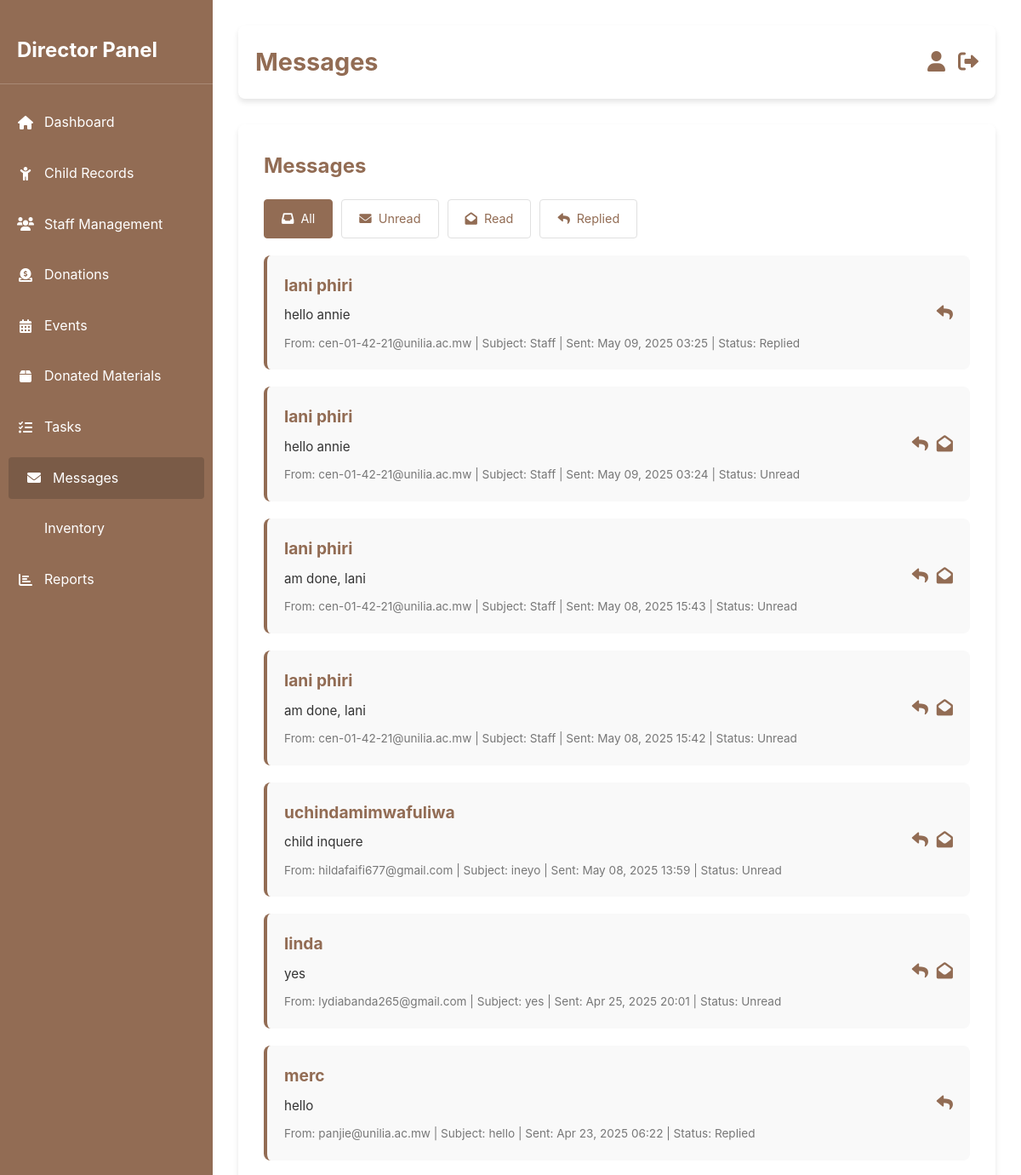
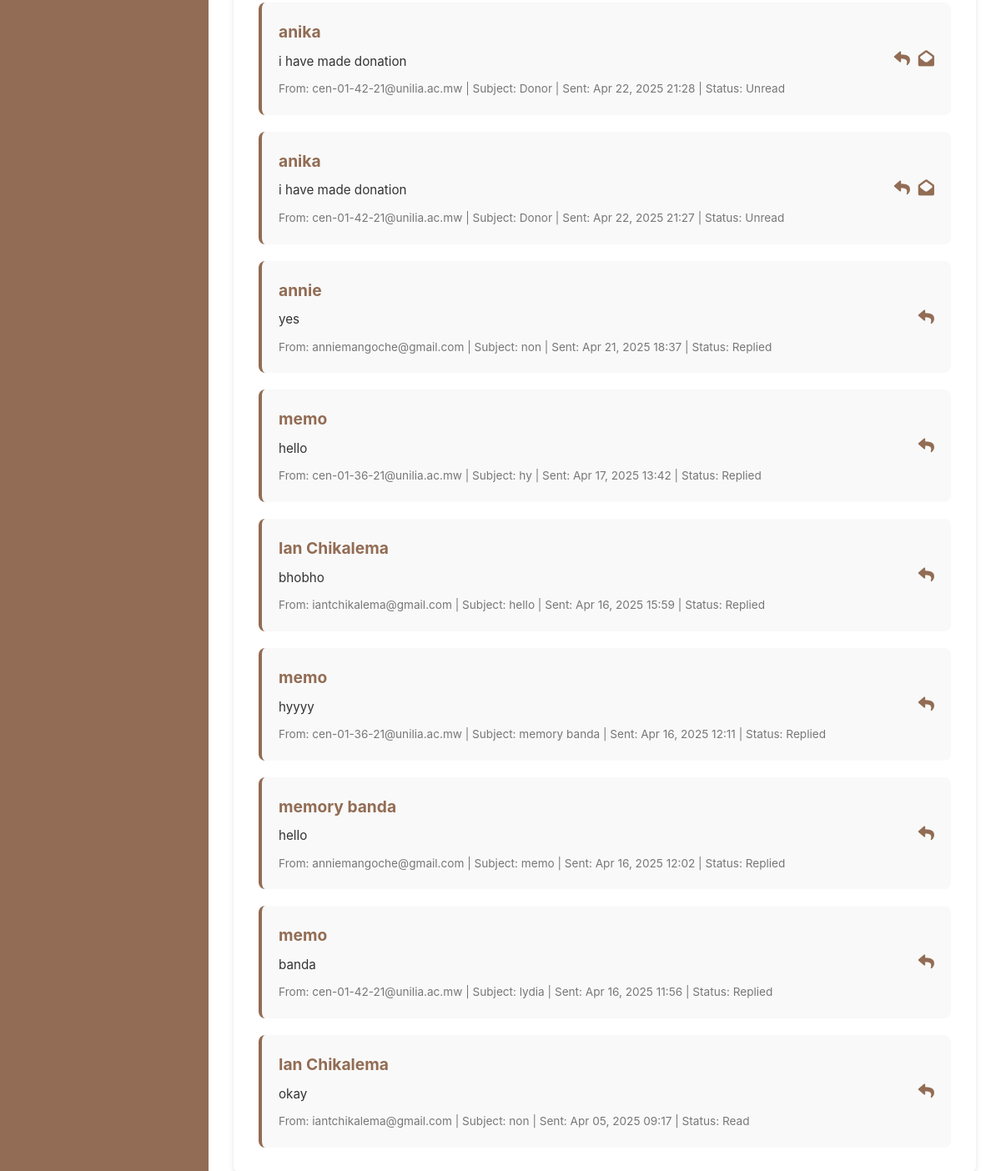
/messages.php, run on an earlier commit of the app's database (2 pictures, top to bottom).
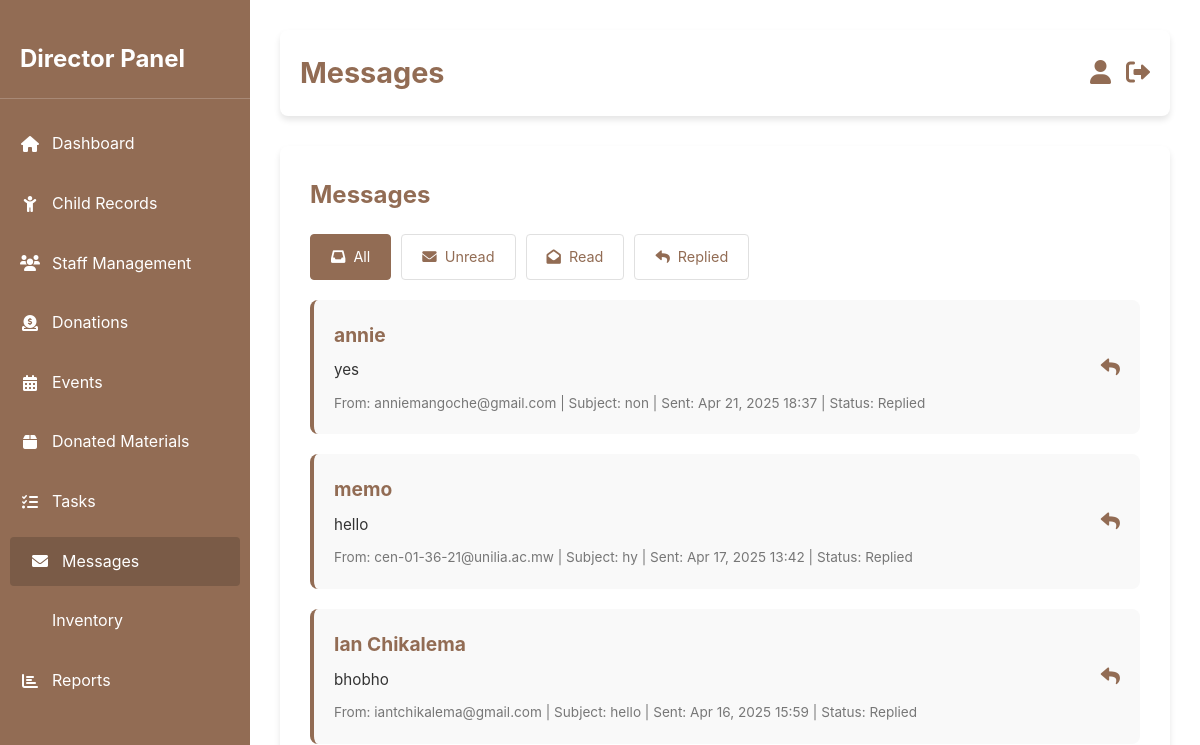
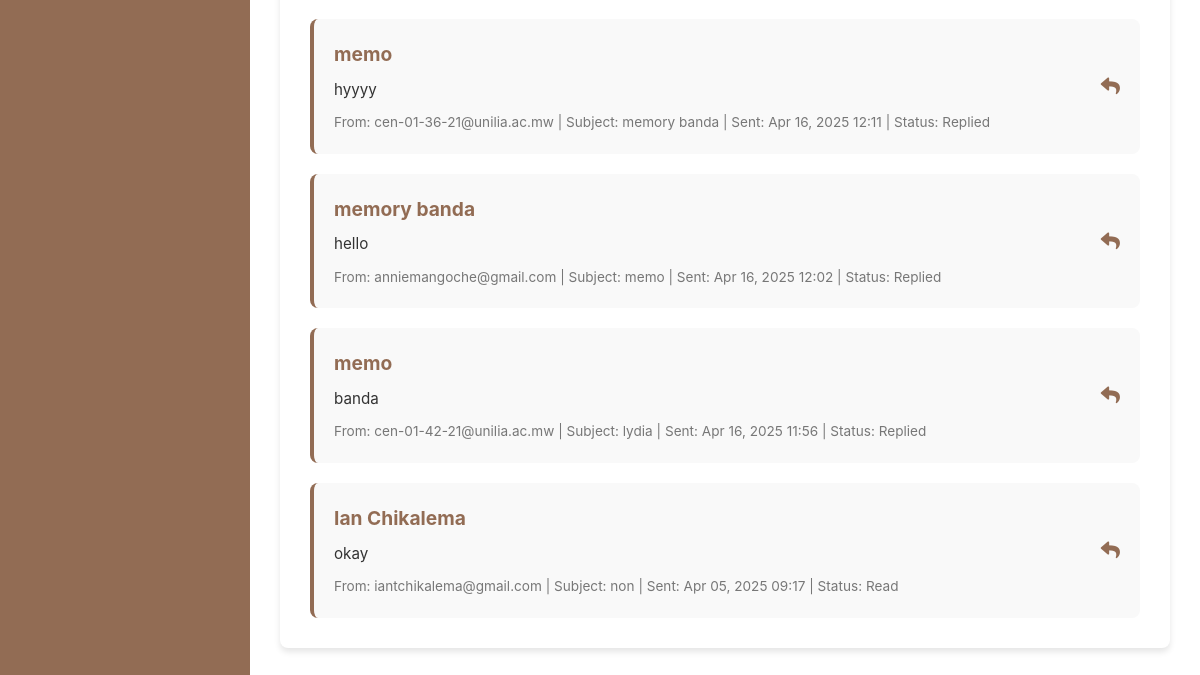
And on a later commit of the database (2 pictures, top to bottom).
### tables this page shows
CREATE TABLE `contact_messages` (
  `id` int(11) NOT NULL,
  `name` varchar(100) NOT NULL,
  `email` varchar(100) NOT NULL,
  `subject` varchar(150) DEFAULT NULL,
  `message` text NOT NULL,
  `submitted_at` timestamp NOT NULL DEFAULT current_timestamp(),
  `status` enum('unread','read','replied') NOT NULL DEFAULT 'unread'
);

### messages.php (the view, shortened to what this page needs)
<?php
$servername = "localhost";
$dbusername = "root";
$dbpassword = "";
$database = "magdalene_management";
$conn = new mysqli($servername, $dbusername, $dbpassword, $database);
$filter = isset($_GET['filter']) ? $_GET['filter'] : 'all';
$whereClause = '';
$query = "SELECT * FROM contact_messages $whereClause ORDER BY submitted_at DESC";
$result = $conn->query($query);
?>
<!DOCTYPE html>
<html lang="en">
<head>
    <link href="https://cdnjs.cloudflare.com/ajax/libs/font-awesome/6.0.0/css/all.min.css" rel="stylesheet">
</head>
<body>
    <div class="dashboard">
        <aside class="sidebar">
            <h2>Director Panel</h2>
            <ul>
                <li><a href="admin_dashboard.php" id="dashboard-btn"><i class="fas fa-home"></i> Dashboard</a></li>
                <li><a href="child_retrive.php" id="child-records-btn"><i class="fas fa-child"></i> Child Records</a></li>
                <li><a href="auth/addstaff_retrive.php" id="user_management.php"><i class="fas fa-users"></i> Staff Management</a></li>
                <li><a href="admin_don.php" id="donations-btn"><i class="fas fa-donate"></i> Donations</a></li>
                <li><a href="eventsadd.php" id="events-btn"><i class="fas fa-calendar-alt"></i> Events</a></li>
                <li><a href="donated_materials.php"><i class="fas fa-box"></i> Donated Materials</a></li>
                <li><a href="tasks.php" id="tasks-btn"><i class="fas fa-tasks"></i> Tasks</a></li>
                <li><a href="messages.php" id="messages-btn" class="active"><i class="fas fa-envelope"></i> Messages</a></li>
                <li><a href="inventory.php" id="inventory-btn"><i class="fas fa-basees"></i> Inventory</a></li>
                <li><a href="reports.php" id="reports-btn"><i class="fas fa-chart-bar"></i> Reports</a></li>
            </ul>
        </aside>
        <main class="main-content">
            <header class="topbar">
                <h1>Messages</h1>
                <div class="user-actions">
                    <a href="profile.php" title="Profile"><i class="fas fa-user"></i></a>
                    <a href="logout.php" title="Logout"><i class="fas fa-sign-out-alt"></i></a>
                </div>
            </header>
            <section class="message-container">
                <h2>Messages</h2>
                <div class="filter-buttons">
                    <a href="?filter=all" class="<?php echo $filter === 'all' ? 'active' : ''; ?>">
                        <i class="fas fa-inbox"></i> All
                    </a>
                    <a href="?filter=unread" class="<?php echo $filter === 'unread' ? 'active' : ''; ?>">
                        <i class="fas fa-envelope"></i> Unread
                    </a>
                    <a href="?filter=read" class="<?php echo $filter === 'read' ? 'active' : ''; ?>">
                        <i class="fas fa-envelope-open"></i> Read
                    </a>
                    <a href="?filter=replied" class="<?php echo $filter === 'replied' ? 'active' : ''; ?>">
                        <i class="fas fa-reply"></i> Replied
                    </a>
                </div>
                <div class="message-list">
                    <?php if ($result && $result->num_rows > 0): ?>
                        <?php while ($row = $result->fetch_assoc()): ?>
                            <div class="message-item" data-id="<?php echo $row['id']; ?>" data-email="<?php echo htmlspecialchars($row['email']); ?>">
                                <div class="message-content">
                                    <h3><?php echo htmlspecialchars($row['name']); ?></h3>
                                    <p><?php echo htmlspecialchars($row['message']); ?></p>
                                    <div class="message-meta">
                                        From: <?php echo htmlspecialchars($row['email']); ?> |
                                        Subject: <?php echo htmlspecialchars($row['subject']); ?> |
                                        Sent: <?php echo date('M d, Y H:i', strtotime($row['submitted_at'])); ?> |
                                        Status: <?php echo ucfirst(htmlspecialchars($row['status'])); ?>
                                    </div>
                                </div>
                                <div class="message-actions">
                                    <a href="#" class="reply-btn" title="Reply">
                                        <i class="fas fa-reply"></i>
                                    </a>
                                    <?php if ($row['status'] !== 'read' && $row['status'] !== 'replied'): ?>
                                        <a href="#" class="mark-read-btn" title="Mark as Read">
                                            <i class="fas fa-envelope-open"></i>
                                        </a>
                                    <?php endif; ?>
                                </div>
                            </div>
                        <?php endwhile; ?>
                    <?php else: ?>
                        <div class="no-messages">No messages found.</div>
                    <?php endif; ?>
                </div>
            </section>
        </main>
    </div>
</body>
</html>

### messages.php (style rules this page uses)
:root { --primary-color: #926c54; --secondary-color: #7a5b47; --accent-color: #e74c3c; --background-color: #ffffff; --text-color: #333; --card-bg: #ffffff; --shadow: 0 4px 6px rgba(0, 0, 0, 0.1); --border-color: #e0e0e0; }
* { margin: 0; padding: 0; box-sizing: border-box; font-family: 'Inter', -apple-system, BlinkMacSystemFont, sans-serif; }
body { background-color: var(--background-color); color: var(--text-color); line-height: 1.6; }
.dashboard { display: flex; min-height: 100vh; }
.sidebar { width: 250px; background-color: var(--primary-color); color: white; padding: 20px 0; position: fixed; height: 100%; transition: transform 0.3s ease; }
.sidebar h2 { padding: 20px; font-size: 1.5rem; border-bottom: 1px solid rgba(255, 255, 255, 0.2); margin-bottom: 20px; color: white; }
.sidebar ul { list-style: none; }
.sidebar ul li { margin: 10px 0; }
.sidebar ul li a { display: flex; align-items: center; padding: 12px 20px; color: white; text-decoration: none; transition: background-color 0.2s ease; }
.sidebar ul li a i { margin-right: 12px; width: 20px; text-align: center; }
.sidebar ul li a:hover, .sidebar ul li a.active { background-color: var(--secondary-color); border-radius: 4px; margin: 0 10px; }
.main-content { margin-left: 250px; flex: 1; padding: 30px; }
.topbar { display: flex; align-items: center; justify-content: space-between; background-color: var(--card-bg); padding: 20px; border-radius: 8px; box-shadow: var(--shadow); margin-bottom: 30px; }
.topbar h1 { font-size: 1.8rem; color: var(--primary-color); }
.topbar .user-actions { display: flex; gap: 15px; }
.topbar .user-actions a { color: var(--primary-color); text-decoration: none; font-size: 1.5rem; transition: color 0.2s ease; }
.message-container { background-color: var(--card-bg); padding: 30px; border-radius: 8px; box-shadow: var(--shadow); max-width: 1000px; margin: 0 auto; }
.message-container h2 { margin-bottom: 20px; color: var(--primary-color); }
.filter-buttons { display: flex; gap: 10px; margin-bottom: 20px; flex-wrap: wrap; }
.filter-buttons a { display: flex; align-items: center; padding: 10px 20px; background-color: var(--card-bg); color: var(--primary-color); text-decoration: none; border: 1px solid var(--border-color); border-radius: 4px; font-size: 0.9rem; transition: all 0.2s ease; }
.filter-buttons a.active, .filter-buttons a:hover { background-color: var(--primary-color); color: white; border-color: var(--primary-color); }
.filter-buttons a i { margin-right: 8px; }
.message-list { display: flex; flex-direction: column; gap: 20px; }
.message-item { background-color: #f9f9f9; padding: 20px; border-radius: 8px; border-left: 4px solid var(--primary-color); display: flex; justify-content: space-between; align-items: center; transition: transform 0.2s ease; }
.message-content { flex: 1; }
.message-content h3 { color: var(--primary-color); font-size: 1.2rem; margin-bottom: 8px; }
.message-content p { color: var(--text-color); font-size: 0.95rem; margin-bottom: 10px; }
.message-meta { font-size: 0.85rem; color: #777; }
.message-actions { display: flex; gap: 10px; }
.message-actions a { color: var(--primary-color); font-size: 1.2rem; text-decoration: none; transition: color 0.2s ease; }

What changed in the data, as far as the page shows it:
removed contact_messages: name "lani phiri", message "hello annie", email "cen-01-42-21@unilia.ac.mw", subject "Staff", submitted_at "May 09, 2025 03:25", status "Replied"
removed contact_messages: name "lani phiri", message "hello annie", email "cen-01-42-21@unilia.ac.mw", subject "Staff", submitted_at "May 09, 2025 03:24", status "Unread"
removed contact_messages: name "lani phiri", message "am done, lani", email "cen-01-42-21@unilia.ac.mw", subject "Staff", submitted_at "May 08, 2025 15:43", status "Unread"
removed contact_messages: name "lani phiri", message "am done, lani", email "cen-01-42-21@unilia.ac.mw", subject "Staff", submitted_at "May 08, 2025 15:42", status "Unread"
removed contact_messages: name "uchindamimwafuliwa", message "child inquere", email "hildafaifi677@gmail.com", subject "ineyo", submitted_at "May 08, 2025 13:59", status "Unread"
removed contact_messages: name "linda", message "yes", email "lydiabanda265@gmail.com", subject "yes", submitted_at "Apr 25, 2025 20:01", status "Unread"
removed contact_messages: name "merc", message "hello", email "panjie@unilia.ac.mw", subject "hello", submitted_at "Apr 23, 2025 06:22", status "Replied"
removed contact_messages: name "anika", message "i have made donation", email "cen-01-42-21@unilia.ac.mw", subject "Donor", submitted_at "Apr 22, 2025 21:28", status "Unread"
removed contact_messages: name "anika", message "i have made donation", email "cen-01-42-21@unilia.ac.mw", subject "Donor", submitted_at "Apr 22, 2025 21:27", status "Unread"
